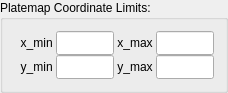
        <widget class="QGroupBox" name="gr_platecoord">
         <property name="sizePolicy">
          <sizepolicy hsizetype="Fixed" vsizetype="Fixed">
           <horstretch>0</horstretch>
           <verstretch>0</verstretch>
          </sizepolicy>
         </property>
         <property name="minimumSize">
          <size>
           <width>220</width>
           <height>90</height>
          </size>
         </property>
         <property name="maximumSize">
          <size>
           <width>220</width>
           <height>90</height>
          </size>
         </property>
         <property name="title">
          <string>Platemap Coordinate Limits:</string>
         </property>
         <layout class="QVBoxLayout" name="verticalLayout_4">
          <property name="spacing">
           <number>0</number>
          </property>
          <property name="sizeConstraint">
           <enum>QLayout::SetFixedSize</enum>
          </property>
          <item>
           <layout class="QHBoxLayout" name="horizontalLayout_11">
            <property name="spacing">
             <number>0</number>
            </property>
            <item>
             <widget class="QLabel" name="lb_xmin">
              <property name="sizePolicy">
               <sizepolicy hsizetype="Fixed" vsizetype="Preferred">
                <horstretch>0</horstretch>
                <verstretch>0</verstretch>
               </sizepolicy>
              </property>
              <property name="minimumSize">
               <size>
                <width>42</width>
                <height>0</height>
               </size>
              </property>
              <property name="maximumSize">
               <size>
                <width>42</width>
                <height>16777215</height>
               </size>
              </property>
              <property name="text">
               <string>x_min </string>
              </property>
              <property name="alignment">
               <set>Qt::AlignRight|Qt::AlignTrailing|Qt::AlignVCenter</set>
              </property>
             </widget>
            </item>
            <item>
             <widget class="QLineEdit" name="le_xmin">
              <property name="sizePolicy">
               <sizepolicy hsizetype="Fixed" vsizetype="Fixed">
                <horstretch>0</horstretch>
                <verstretch>0</verstretch>
               </sizepolicy>
              </property>
              <property name="minimumSize">
               <size>
                <width>58</width>
                <height>24</height>
               </size>
              </property>
              <property name="maximumSize">
               <size>
                <width>58</width>
                <height>24</height>
               </size>
              </property>
              <property name="cursor">
               <cursorShape>IBeamCursor</cursorShape>
              </property>
             </widget>
            </item>
            <item>
             <widget class="QLabel" name="lb_xmax">
              <property name="sizePolicy">
               <sizepolicy hsizetype="Fixed" vsizetype="Preferred">
                <horstretch>0</horstretch>
                <verstretch>0</verstretch>
               </sizepolicy>
              </property>
              <property name="minimumSize">
               <size>
                <width>42</width>
                <height>0</height>
               </size>
              </property>
              <property name="maximumSize">
               <size>
                <width>42</width>
                <height>16777215</height>
               </size>
              </property>
              <property name="text">
               <string>x_max </string>
              </property>
              <property name="alignment">
               <set>Qt::AlignRight|Qt::AlignTrailing|Qt::AlignVCenter</set>
              </property>
             </widget>
            </item>
            <item>
             <widget class="QLineEdit" name="le_xmax">
              <property name="sizePolicy">
               <sizepolicy hsizetype="Fixed" vsizetype="Fixed">
                <horstretch>0</horstretch>
                <verstretch>0</verstretch>
               </sizepolicy>
              </property>
              <property name="minimumSize">
               <size>
                <width>58</width>
                <height>24</height>
               </size>
              </property>
              <property name="maximumSize">
               <size>
                <width>58</width>
                <height>24</height>
               </size>
              </property>
             </widget>
            </item>
           </layout>
          </item>
          <item>
           <layout class="QHBoxLayout" name="horizontalLayout_6">
            <property name="spacing">
             <number>0</number>
            </property>
            <item>
             <widget class="QLabel" name="lb_ymin">
              <property name="sizePolicy">
               <sizepolicy hsizetype="Fixed" vsizetype="Preferred">
                <horstretch>0</horstretch>
                <verstretch>0</verstretch>
               </sizepolicy>
              </property>
              <property name="minimumSize">
               <size>
                <width>42</width>
                <height>0</height>
               </size>
              </property>
              <property name="maximumSize">
               <size>
                <width>42</width>
                <height>16777215</height>
               </size>
              </property>
              <property name="text">
               <string>y_min </string>
              </property>
              <property name="alignment">
               <set>Qt::AlignRight|Qt::AlignTrailing|Qt::AlignVCenter</set>
              </property>
             </widget>
            </item>
            <item>
             <widget class="QLineEdit" name="le_ymin">
              <property name="sizePolicy">
               <sizepolicy hsizetype="Fixed" vsizetype="Fixed">
                <horstretch>0</horstretch>
                <verstretch>0</verstretch>
               </sizepolicy>
              </property>
              <property name="minimumSize">
               <size>
                <width>58</width>
                <height>24</height>
               </size>
              </property>
              <property name="maximumSize">
               <size>
                <width>58</width>
                <height>24</height>
               </size>
              </property>
             </widget>
            </item>
            <item>
             <widget class="QLabel" name="lb_ymax">
              <property name="sizePolicy">
               <sizepolicy hsizetype="Fixed" vsizetype="Preferred">
                <horstretch>0</horstretch>
                <verstretch>0</verstretch>
               </sizepolicy>
              </property>
              <property name="minimumSize">
               <size>
                <width>42</width>
                <height>0</height>
               </size>
              </property>
              <property name="maximumSize">
               <size>
                <width>42</width>
                <height>16777215</height>
               </size>
              </property>
              <property name="text">
               <string>y_max </string>
              </property>
              <property name="alignment">
               <set>Qt::AlignRight|Qt::AlignTrailing|Qt::AlignVCenter</set>
              </property>
             </widget>
            </item>
            <item>
             <widget class="QLineEdit" name="le_ymax">
              <property name="sizePolicy">
               <sizepolicy hsizetype="Fixed" vsizetype="Fixed">
                <horstretch>0</horstretch>
                <verstretch>0</verstretch>
               </sizepolicy>
              </property>
              <property name="minimumSize">
               <size>
                <width>58</width>
                <height>24</height>
               </size>
              </property>
              <property name="maximumSize">
               <size>
                <width>58</width>
                <height>24</height>
               </size>
              </property>
             </widget>
            </item>
           </layout>
          </item>
         </layout>
        </widget>
